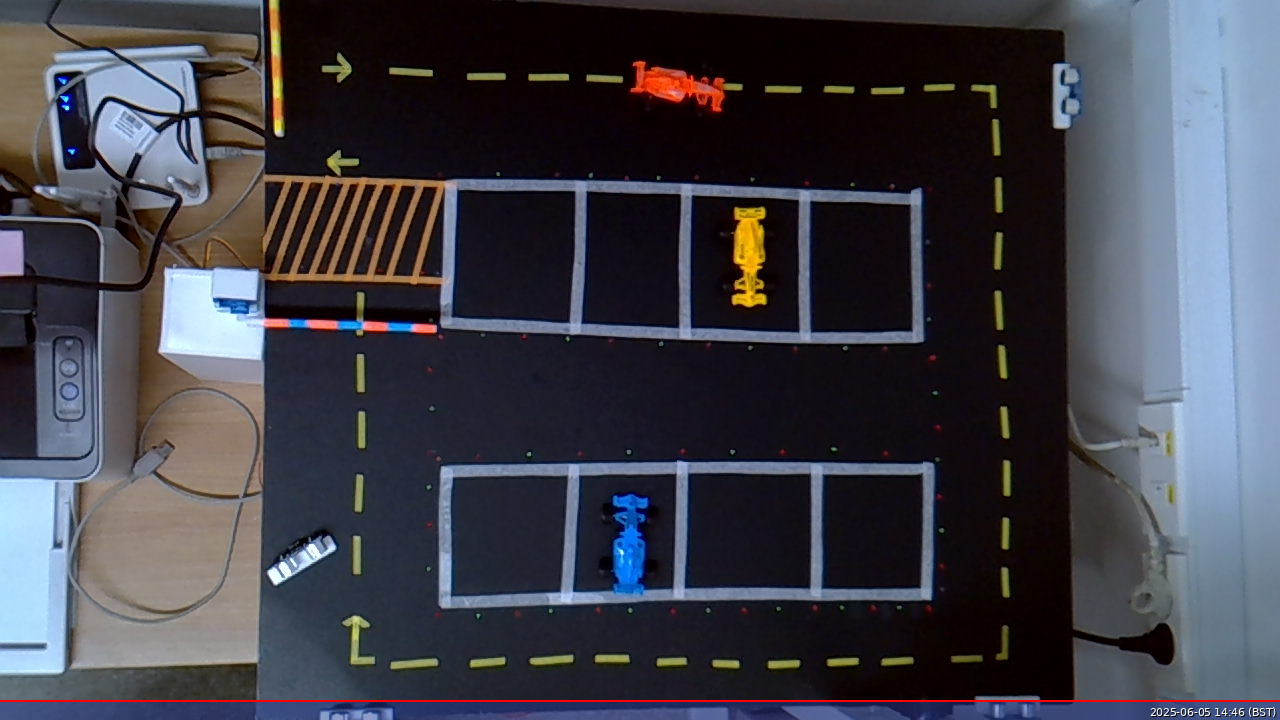
#> input picture image.jpg, 1280 x 720 px, given in place of the camera
$ python parking_tracker.py image.jpg
#> lines starting #> are read from the running program, lines starting #| are printed output that depends on the picture; after the words box and inside, x2 and y2 are one past the last pixel; in counts of white or black regions, pixels touching at a corner belong together
#!/usr/bin/env python3
import cv2
import numpy as np
import os
try:
    import RPi.GPIO as GPIO
except ImportError:
    print("RPi.GPIO를 설치해라: pip3 install --break-system-packages RPi.GPIO")
    exit(1)
import time
import threading
from collections import deque
import math

class ParkingTracker:
    def __init__(self, headless=False):
        self.headless = headless  # 헤드리스 모드 설정

        # GPIO 설정
        self.LED_PIN = 18
        self.TRIG_PIN = 24
        self.ECHO_PIN = 23

        # GPIO 초기화
        GPIO.setmode(GPIO.BCM)
        GPIO.setup(self.LED_PIN, GPIO.OUT)
        GPIO.setup(self.TRIG_PIN, GPIO.OUT)
        GPIO.setup(self.ECHO_PIN, GPIO.IN)
        GPIO.output(self.LED_PIN, GPIO.LOW)
        GPIO.output(self.TRIG_PIN, GPIO.LOW)

        # 카메라 설정
        self.cap = None
        self.initialize_camera()
#> in initialize_camera, frame is the input picture: shape (720, 1280, 3); mean B, G, R 73, 64.1, 64.2

        # 주차장 영역 좌표 (초기값, 마우스로 설정 가능)
        self.parking_area = []
        self.setting_area = False

        # 색상 범위 설정 (HSV)
        self.color_ranges = {
            'red': ([0, 50, 50], [10, 255, 255]),
            'red2': ([170, 50, 50], [180, 255, 255]),  # 빨간색 두 번째 범위
            'blue': ([100, 50, 50], [130, 255, 255]),
            'orange': ([10, 50, 50], [25, 255, 255]),   # 주황색 추가
            'yellow': ([25, 50, 50], [35, 255, 255])    # 노란색 범위 조정
        }

        # 탐지된 차량 추적
        self.tracked_cars = deque(maxlen=10)  # 최근 10프레임 저장

        # 경고 설정
        self.warning_distance = 100  # 픽셀 단위
        self.last_warning_time = 0
        self.warning_cooldown = 2.0  # 2초 쿨다운

        # 헤드리스 모드용 설정
        self.frame_count = 0
        self.save_interval = 30  # 30프레임마다 이미지 저장

        # 기본 주차장 영역 (헤드리스 모드용)
        if self.headless:
            self.setup_default_parking_area()

    def initialize_camera(self):
        """카메라 초기화 with 디버깅"""
        print("카메라 초기화 중...")

        # 여러 백엔드 시도
        backends = [
            (cv2.CAP_V4L2, "V4L2"),
            (cv2.CAP_GSTREAMER, "GStreamer"),
            (cv2.CAP_ANY, "Any")
        ]

        # 여러 디바이스 번호 시도
        device_ids = [0, 1, 2]

        for device_id in device_ids:
            print(f"디바이스 {device_id} 시도 중...")

            for backend, backend_name in backends:
                print(f"  {backend_name} 백엔드로 시도 중...")

                try:
                    self.cap = cv2.VideoCapture(device_id, backend)

                    if self.cap.isOpened():
                        # 테스트 프레임 읽기
                        ret, frame = self.cap.read()
                        if ret and frame is not None:
                            print(f"성공! 디바이스 {device_id}, {backend_name} 백엔드")

                            # 해상도 설정
                            self.cap.set(cv2.CAP_PROP_FRAME_WIDTH, 1280)
                            self.cap.set(cv2.CAP_PROP_FRAME_HEIGHT, 720)
                            self.cap.set(cv2.CAP_PROP_FPS, 15)

                            # 실제 설정된 값 확인
                            width = int(self.cap.get(cv2.CAP_PROP_FRAME_WIDTH))
                            height = int(self.cap.get(cv2.CAP_PROP_FRAME_HEIGHT))
                            fps = self.cap.get(cv2.CAP_PROP_FPS)

                            print(f"해상도: {width}x{height}, FPS: {fps}")
                            return
                        else:
                            print(f"  프레임을 읽을 수 없음")
                            self.cap.release()
                    else:
                        print(f"  카메라를 열 수 없음")

                except Exception as e:
                    print(f"  오류: {e}")
                    if self.cap:
                        self.cap.release()

        print("사용 가능한 카메라를 찾을 수 없다!")
        print("해결방법:")
        print("1. USB 카메라가 제대로 연결되었는지 확인")
        print("2. 'ls /dev/video*' 명령어로 디바이스 확인")
        print("3. 다른 프로그램에서 카메라를 사용 중인지 확인")
        self.cap = None

    # [109 lines left out: functions setup_default_parking_area, mouse_callback, setup_parking_area, not called in this run]

    def detect_cars_by_color(self, frame):
        """색상 기반 차량 탐지 (주차장 영역 내에서만)"""
        hsv = cv2.cvtColor(frame, cv2.COLOR_BGR2HSV)
        detected_cars = []

        # 주차장 영역이 설정되지 않았으면 전체 화면에서 탐지
        if len(self.parking_area) == 4:
            # 주차장 영역 마스크 생성
            mask_polygon = np.zeros(hsv.shape[:2], dtype=np.uint8)
            pts = np.array(self.parking_area, np.int32)
            cv2.fillPoly(mask_polygon, [pts], 255)
        else:
            mask_polygon = np.ones(hsv.shape[:2], dtype=np.uint8) * 255

        for color_name, (lower, upper) in self.color_ranges.items():
            if color_name == 'red2':  # 빨간색 두 번째 범위는 첫 번째와 합침
                continue

            lower = np.array(lower)
            upper = np.array(upper)

            mask = cv2.inRange(hsv, lower, upper)

            # 빨간색의 경우 두 범위를 합침
            if color_name == 'red':
                lower2 = np.array(self.color_ranges['red2'][0])
                upper2 = np.array(self.color_ranges['red2'][1])
                mask2 = cv2.inRange(hsv, lower2, upper2)
                mask = cv2.bitwise_or(mask, mask2)

            # 주차장 영역과 교집합
            mask = cv2.bitwise_and(mask, mask_polygon)

            # 노이즈 제거 강화
            kernel = np.ones((7,7), np.uint8)  # 커널 크기 증가
            mask = cv2.morphologyEx(mask, cv2.MORPH_OPEN, kernel)
            mask = cv2.morphologyEx(mask, cv2.MORPH_CLOSE, kernel)

            # 컨투어 찾기
            contours, _ = cv2.findContours(mask, cv2.RETR_EXTERNAL, cv2.CHAIN_APPROX_SIMPLE)

            for contour in contours:
                area = cv2.contourArea(contour)

                # 면적 필터링 강화
                if area < 800:  # 최소 면적 증가
                    continue

                # 형태 필터링 추가
                x, y, w, h = cv2.boundingRect(contour)
                aspect_ratio = w / float(h)

                # 너무 가늘거나 긴 형태 제외
                if aspect_ratio < 0.3 or aspect_ratio > 3.0:
                    continue

                # 컨투어의 면적과 바운딩 박스 면적 비율
                rect_area = w * h
                extent = area / rect_area

                # 너무 불규칙한 형태 제외 (면적 비율이 너무 작으면)
                if extent < 0.3:
                    continue

                center_x = x + w // 2
                center_y = y + h // 2

                # 중심점이 주차장 영역 내부에 있는지 확인
                if len(self.parking_area) == 4:
                    if not self.point_in_polygon((center_x, center_y), self.parking_area):
                        continue

                detected_cars.append({
                    'color': color_name,
                    'center': (center_x, center_y),
                    'bbox': (x, y, w, h),
                    'area': area,
                    'aspect_ratio': aspect_ratio,
                    'extent': extent
                })

        return detected_cars

    # [66 lines left out: functions point_in_polygon, calculate_distance_to_boundary, trigger_ultrasonic, not called in this run]

    def handle_warning(self, cars_near_boundary):
        """경고 처리"""
        current_time = time.time()

        if cars_near_boundary and (current_time - self.last_warning_time) > self.warning_cooldown:
            # LED 켜기
            GPIO.output(self.LED_PIN, GPIO.HIGH)

            # 초음파 센서 측정
            distance = self.trigger_ultrasonic()

            print(f"경고! 주차장 경계에 가까운 차량 감지")
            if distance:
                print(f"초음파 센서 거리: {distance}cm")

            self.last_warning_time = current_time

            # LED를 0.5초 후 끄기
            threading.Timer(0.5, lambda: GPIO.output(self.LED_PIN, GPIO.LOW)).start()

        elif not cars_near_boundary:
            GPIO.output(self.LED_PIN, GPIO.LOW)

    def draw_interface(self, frame, detected_cars):
        """인터페이스 그리기"""
        # 주차장 영역 그리기
        if len(self.parking_area) == 4:
            pts = np.array(self.parking_area, np.int32)
            pts = pts.reshape((-1, 1, 2))
            cv2.polylines(frame, [pts], True, (255, 255, 0), 3)  # 두꺼운 노란색 선

            # 반투명 오버레이 추가
            overlay = frame.copy()
            cv2.fillPoly(overlay, [pts], (255, 255, 0))
            cv2.addWeighted(overlay, 0.1, frame, 0.9, 0, frame)

        # 탐지된 차량 표시
        cars_near_boundary = []

        for car in detected_cars:
            center = car['center']
            bbox = car['bbox']
            color_name = car['color']
            area = car['area']

            # 바운딩 박스 그리기
            x, y, w, h = bbox
            color_map = {
                'red': (0, 0, 255),
                'blue': (255, 0, 0),
                'orange': (0, 165, 255),  # 주황색 추가
                'yellow': (0, 255, 255)
            }
            color = color_map.get(color_name, (0, 255, 0))

            cv2.rectangle(frame, (x, y), (x + w, y + h), color, 3)
            cv2.circle(frame, center, 8, color, -1)

            # 차량 정보 표시
            cv2.putText(frame, f"{color_name.upper()}",
                       (x, y - 35), cv2.FONT_HERSHEY_SIMPLEX, 0.7, color, 2)

            # 좌표 표시
            cv2.putText(frame, f"({center[0]}, {center[1]})",
                       (x, y - 15), cv2.FONT_HERSHEY_SIMPLEX, 0.5, color, 1)

            # 면적 표시
            cv2.putText(frame, f"Area: {area}",
                       (x, y + h + 20), cv2.FONT_HERSHEY_SIMPLEX, 0.4, color, 1)

            # 경계까지의 거리 계산
            if len(self.parking_area) == 4:
                if self.point_in_polygon(center, self.parking_area):
                    distance_to_boundary = self.calculate_distance_to_boundary(center)

                    cv2.putText(frame, f"Dist: {distance_to_boundary:.1f}px",
                               (x, y + h + 40), cv2.FONT_HERSHEY_SIMPLEX, 0.4, color, 1)

                    if distance_to_boundary < self.warning_distance:
                        cars_near_boundary.append(car)
                        # 경고 표시
                        cv2.putText(frame, "WARNING!",
                                   (x, y - 55), cv2.FONT_HERSHEY_SIMPLEX, 0.8, (0, 0, 255), 2)
                        # 경고 박스
                        cv2.rectangle(frame, (x-5, y-5), (x + w + 5, y + h + 5), (0, 0, 255), 3)

        # 상태 정보 표시 (배경 추가)
        cv2.rectangle(frame, (5, 5), (400, 100), (0, 0, 0), -1)  # 검은 배경
        cv2.rectangle(frame, (5, 5), (400, 100), (255, 255, 255), 2)  # 흰 테두리

        cv2.putText(frame, f"Total cars detected: {len(detected_cars)}",
                   (10, 30), cv2.FONT_HERSHEY_SIMPLEX, 0.6, (255, 255, 255), 2)
        cv2.putText(frame, f"Cars near boundary: {len(cars_near_boundary)}",
                   (10, 55), cv2.FONT_HERSHEY_SIMPLEX, 0.6, (255, 255, 255), 2)
        cv2.putText(frame, f"Parking area: {'SET' if len(self.parking_area) == 4 else 'NOT SET'}",
                   (10, 80), cv2.FONT_HERSHEY_SIMPLEX, 0.6, (255, 255, 255), 2)

        return cars_near_boundary

    def run(self):
        """메인 실행 루프"""
        print("미니카 주차장 추적 시스템 시작")

        if self.cap is None:
            print("카메라 초기화 실패. 프로그램을 종료한다.")
            return

        if self.headless:
            print("헤드리스 모드로 실행 중...")
            print("Ctrl+C로 종료")
            print("이미지는 30프레임마다 'output_XXXX.jpg'로 저장된다.")
        else:
            print("GUI 모드로 실행 중...")
            print("'s' - 주차장 영역 설정 (검은색 주차장 부분만 선택)")
            print("'r' - 주차장 영역 리셋")
            print("'q' - 종료")
            print("먼저 's'를 눌러서 주차장 영역을 설정해라!")

        try:
            while True:
                ret, frame = self.cap.read()
                if not ret:
                    print("카메라에서 프레임을 읽을 수 없다")
                    break

                self.frame_count += 1

                # 차량 탐지
                detected_cars = self.detect_cars_by_color(frame)
#> the loop in detect_cars_by_color, `for color_name, (lower, upper) in self.color_ranges.items():` made 5 passes
#> pass 1, in detect_cars_by_color, `mask = cv2.morphologyEx(mask, cv2.MORPH_OPEN, kernel)`:
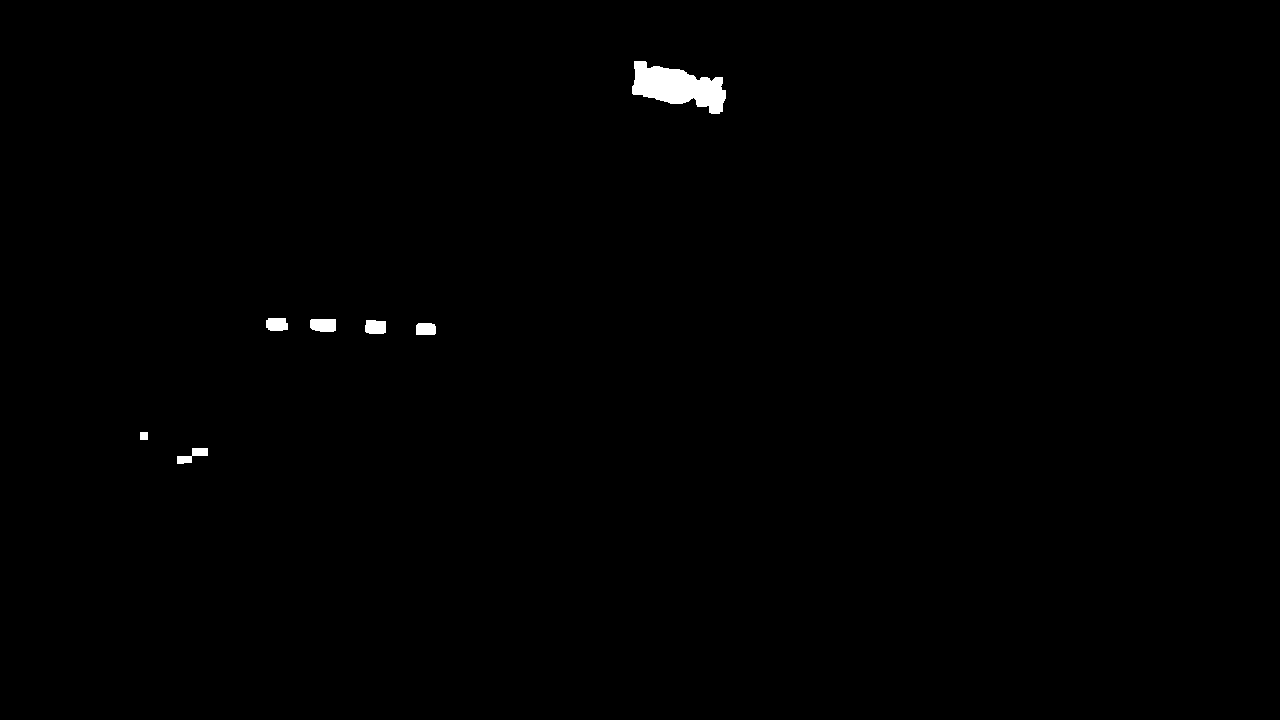
#> mask: shape (720, 1280); 0.47% white; 7 white regions, largest, box (x1, y1, x2, y2) and area: (632, 61, 726, 114) 2907, (310, 319, 336, 332) 317, (365, 320, 386, 334) 272
#> after the loop in detect_cars_by_color, `for color_name, (lower, upper) in self.color_ranges.items():`: detected_cars = 9 items
#> detected_cars = 9 items

                # 인터페이스 그리기 및 경고 확인
                cars_near_boundary = self.draw_interface(frame, detected_cars)
#> the loop in draw_interface, `for car in detected_cars:` made 9 passes
#> (center, color_name, area, x, y, w, h, color) on passes 1 to 4: ((679, 87), 'red', 2825.5, 632, 61, 94, 53, (0, 0, 255)), ((215, 301), 'blue', 4229.5, 165, 266, 100, 71, (255, 0, 0)), ((40, 253), 'blue', 1898.5, 0, 229, 80, 49, (255, 0, 0)), ((1075, 94), 'blue', 1637, 1058, 61, 35, 67, (255, 0, 0))
#> after the loop in draw_interface, `for car in detected_cars:`:
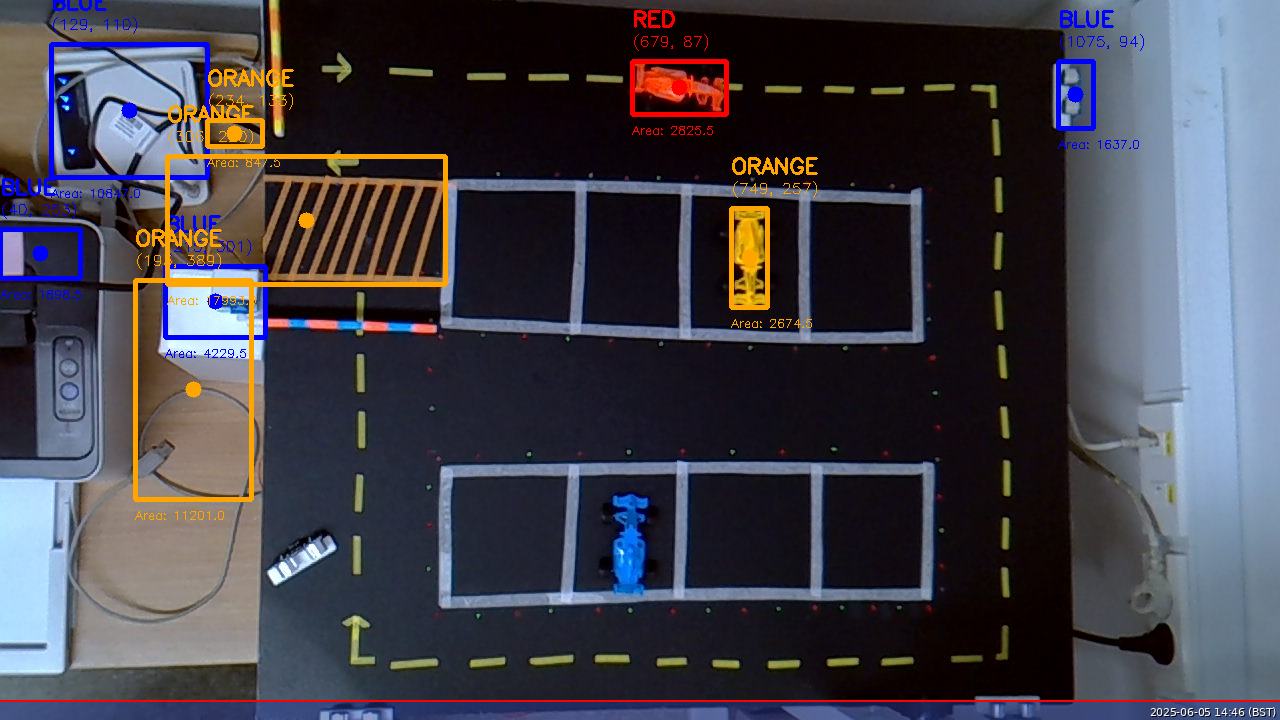
#> frame: shape (720, 1280, 3); 2.91% of pixels changed, all inside (x1, y1, x2, y2) = (0, 0, 1144, 520)
#> after the loop in draw_interface, `for car in detected_cars:`: cars_near_boundary = []
#> in draw_interface, `cv2.putText(frame, f"Parking area: {'SET' if len(self.parking_area) ==..`:
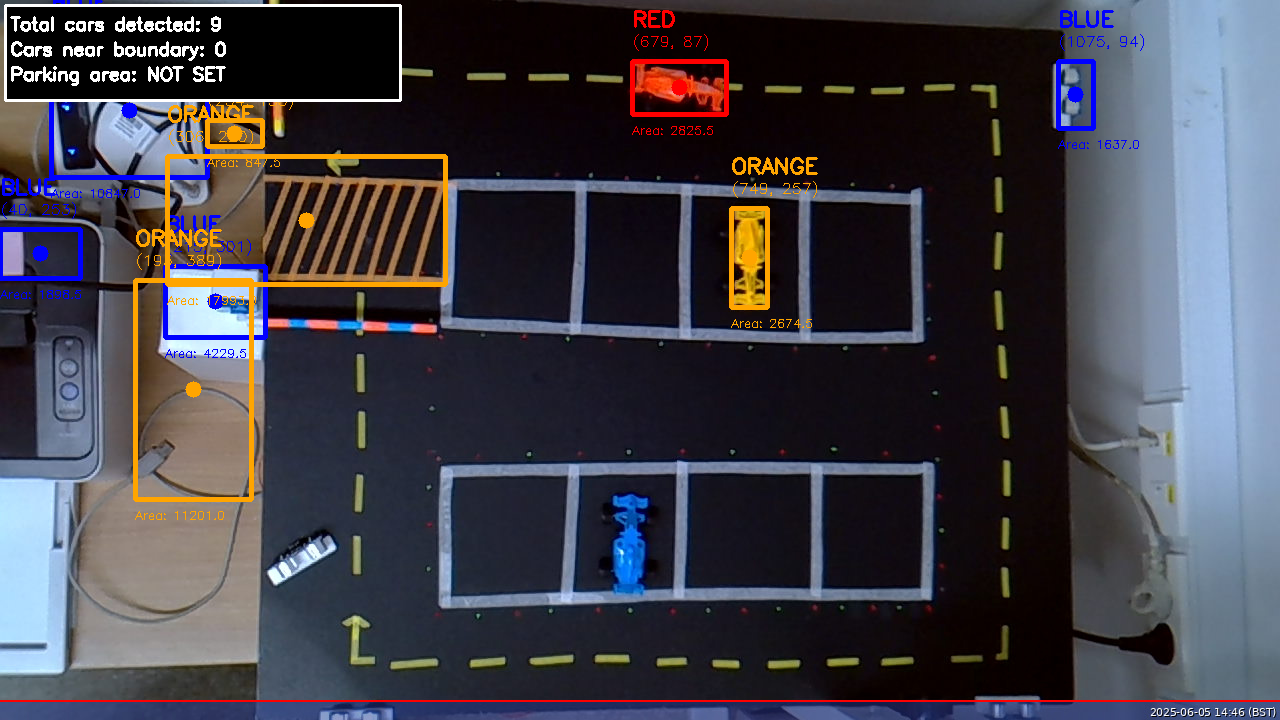
#> frame: shape (720, 1280, 3); mean B, G, R 72, 63.4, 65.1
#> cars_near_boundary = []

                # 경고 처리
                self.handle_warning(cars_near_boundary)

                # 콘솔 출력 (상태 정보)
                if self.frame_count % 30 == 0:  # 30프레임마다 출력
                    print(f"프레임 {self.frame_count}: 탐지된 차량 {len(detected_cars)}대, "
                          f"경계 근처 {len(cars_near_boundary)}대")

                    for i, car in enumerate(detected_cars):
                        center = car['center']
                        color = car['color']
                        print(f"  차량 {i+1}: {color} 색상, 위치 ({center[0]}, {center[1]})")

                if self.headless:
                    # 헤드리스 모드: 주기적으로 이미지 저장
                    if self.frame_count % self.save_interval == 0:
                        filename = f"output_{self.frame_count:04d}.jpg"
                        cv2.imwrite(filename, frame)
                        print(f"이미지 저장: {filename}")

                    # 짧은 딜레이
                    time.sleep(0.1)

                else:
                    # GUI 모드: 화면 표시
                    cv2.imshow('Parking Tracker', frame)

                    # 키 입력 처리
                    key = cv2.waitKey(1) & 0xFF
#> (key q is pressed here)
                    if key == ord('q'):
                        break
                    elif key == ord('s'):
                        self.setup_parking_area(frame)
                    elif key == ord('r'):
                        self.parking_area = []
                        print("주차장 영역 리셋!")
                    elif key == ord('c'):
                        # 색상 범위 조정 모드 (추가 기능)
                        print("현재 색상 범위:")
                        for color, (lower, upper) in self.color_ranges.items():
                            if color != 'red2':
                                print(f"  {color}: {lower} ~ {upper}")

        except KeyboardInterrupt:
            print("프로그램 종료")

        finally:
            self.cleanup()

    def cleanup(self):
        """정리 작업"""
        if self.cap:
            self.cap.release()
        if not self.headless:
            cv2.destroyAllWindows()
        GPIO.cleanup()
        print("정리 완료")

if __name__ == "__main__":
    import sys

    # GUI 모드로 실행 (사용자가 GUI로 하겠다고 했으므로)
    headless = False
    if len(sys.argv) > 1 and sys.argv[1] == '--headless':
        headless = True

    tracker = ParkingTracker(headless=headless)
    tracker.run()
